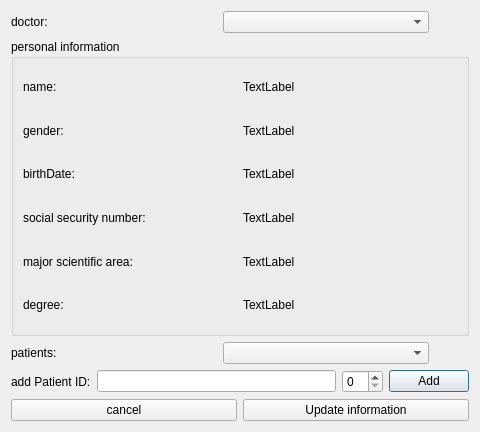
<?xml version="1.0" encoding="UTF-8"?>
<ui version="4.0">
 <class>viewDoctor</class>
 <widget class="QDialog" name="viewDoctor">
  <property name="geometry">
   <rect>
    <x>0</x>
    <y>0</y>
    <width>480</width>
    <height>432</height>
   </rect>
  </property>
  <property name="windowTitle">
   <string>Dialog</string>
  </property>
  <layout class="QVBoxLayout" name="verticalLayout_2">
   <item>
    <layout class="QHBoxLayout" name="horizontalLayout_9">
     <item>
      <widget class="QLabel" name="label">
       <property name="text">
        <string>doctor:</string>
       </property>
       <property name="buddy">
        <cstring>comboBox</cstring>
       </property>
      </widget>
     </item>
     <item>
      <widget class="QComboBox" name="comboBox"/>
     </item>
     <item>
      <spacer name="horizontalSpacer">
       <property name="orientation">
        <enum>Qt::Horizontal</enum>
       </property>
       <property name="sizeType">
        <enum>QSizePolicy::Minimum</enum>
       </property>
       <property name="sizeHint" stdset="0">
        <size>
         <width>40</width>
         <height>20</height>
        </size>
       </property>
      </spacer>
     </item>
    </layout>
   </item>
   <item>
    <widget class="QGroupBox" name="groupBox">
     <property name="title">
      <string>personal information</string>
     </property>
     <layout class="QVBoxLayout" name="verticalLayout">
      <item>
       <layout class="QHBoxLayout" name="horizontalLayout">
        <item>
         <widget class="QLabel" name="label_2">
          <property name="text">
           <string>name:</string>
          </property>
         </widget>
        </item>
        <item>
         <widget class="QLabel" name="label_8">
          <property name="text">
           <string>TextLabel</string>
          </property>
         </widget>
        </item>
       </layout>
      </item>
      <item>
       <layout class="QHBoxLayout" name="horizontalLayout_2">
        <item>
         <widget class="QLabel" name="label_3">
          <property name="text">
           <string>gender:</string>
          </property>
         </widget>
        </item>
        <item>
         <widget class="QLabel" name="label_9">
          <property name="text">
           <string>TextLabel</string>
          </property>
         </widget>
        </item>
       </layout>
      </item>
      <item>
       <layout class="QHBoxLayout" name="horizontalLayout_3">
        <item>
         <widget class="QLabel" name="label_4">
          <property name="text">
           <string>birthDate:</string>
          </property>
         </widget>
        </item>
        <item>
         <widget class="QLabel" name="label_10">
          <property name="text">
           <string>TextLabel</string>
          </property>
         </widget>
        </item>
       </layout>
      </item>
      <item>
       <layout class="QHBoxLayout" name="horizontalLayout_4">
        <item>
         <widget class="QLabel" name="label_5">
          <property name="text">
           <string>social security number:</string>
          </property>
         </widget>
        </item>
        <item>
         <widget class="QLabel" name="label_11">
          <property name="text">
           <string>TextLabel</string>
          </property>
         </widget>
        </item>
       </layout>
      </item>
      <item>
       <layout class="QHBoxLayout" name="horizontalLayout_5">
        <item>
         <widget class="QLabel" name="label_6">
          <property name="text">
           <string>major scientific area:</string>
          </property>
         </widget>
        </item>
        <item>
         <widget class="QLabel" name="label_12">
          <property name="text">
           <string>TextLabel</string>
          </property>
         </widget>
        </item>
       </layout>
      </item>
      <item>
       <layout class="QHBoxLayout" name="horizontalLayout_6">
        <item>
         <widget class="QLabel" name="label_7">
          <property name="text">
           <string>degree:</string>
          </property>
         </widget>
        </item>
        <item>
         <widget class="QLabel" name="label_13">
          <property name="text">
           <string>TextLabel</string>
          </property>
         </widget>
        </item>
       </layout>
      </item>
     </layout>
    </widget>
   </item>
   <item>
    <layout class="QHBoxLayout" name="horizontalLayout_8">
     <item>
      <widget class="QLabel" name="label_14">
       <property name="text">
        <string>patients:</string>
       </property>
       <property name="buddy">
        <cstring>comboBox_2</cstring>
       </property>
      </widget>
     </item>
     <item>
      <widget class="QComboBox" name="comboBox_2"/>
     </item>
     <item>
      <spacer name="horizontalSpacer_2">
       <property name="orientation">
        <enum>Qt::Horizontal</enum>
       </property>
       <property name="sizeType">
        <enum>QSizePolicy::Minimum</enum>
       </property>
       <property name="sizeHint" stdset="0">
        <size>
         <width>40</width>
         <height>20</height>
        </size>
       </property>
      </spacer>
     </item>
    </layout>
   </item>
   <item>
    <layout class="QHBoxLayout" name="horizontalLayout_7">
     <item>
      <widget class="QLabel" name="label_15">
       <property name="text">
        <string>add Patient ID:</string>
       </property>
       <property name="buddy">
        <cstring>lineEdit</cstring>
       </property>
      </widget>
     </item>
     <item>
      <widget class="QLineEdit" name="lineEdit"/>
     </item>
     <item>
      <widget class="QSpinBox" name="spinBox"/>
     </item>
     <item>
      <widget class="QPushButton" name="pushButton">
       <property name="text">
        <string>Add</string>
       </property>
      </widget>
     </item>
    </layout>
   </item>
   <item>
    <layout class="QHBoxLayout" name="horizontalLayout_10">
     <item>
      <widget class="QPushButton" name="pushButton_3">
       <property name="text">
        <string>cancel</string>
       </property>
      </widget>
     </item>
     <item>
      <widget class="QPushButton" name="pushButton_2">
       <property name="text">
        <string>Update information</string>
       </property>
      </widget>
     </item>
    </layout>
   </item>
  </layout>
 </widget>
 <resources/>
 <connections>
  <connection>
   <sender>pushButton_3</sender>
   <signal>clicked()</signal>
   <receiver>viewDoctor</receiver>
   <slot>close()</slot>
   <hints>
    <hint type="sourcelabel">
     <x>177</x>
     <y>389</y>
    </hint>
    <hint type="destinationlabel">
     <x>92</x>
     <y>425</y>
    </hint>
   </hints>
  </connection>
 </connections>
</ui>
